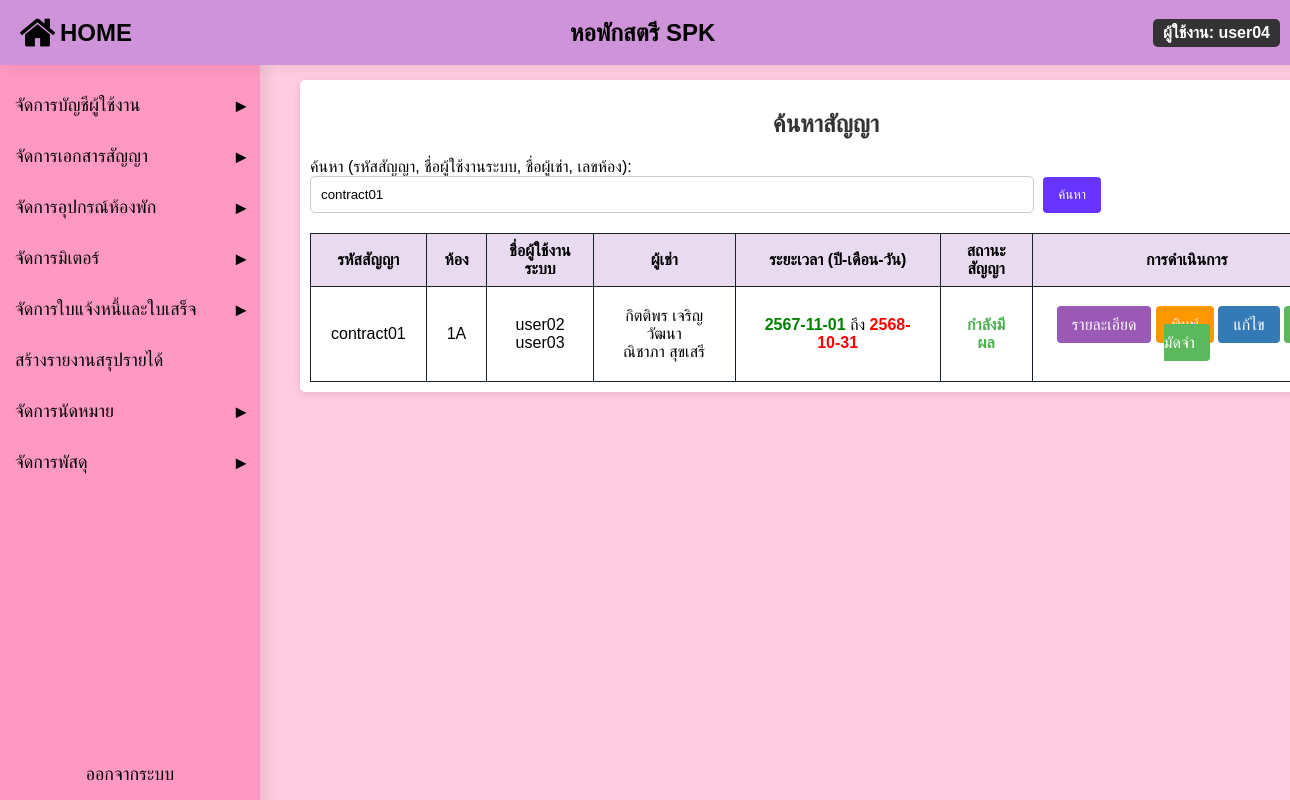
Page /search_contract.php?contract_id=contract01 (signed in) on the committed database.
### tables this page shows
CREATE TABLE `contract` (
  `contract_id` varchar(11) NOT NULL,
  `room_id` varchar(11) NOT NULL,
  `contract_name` varchar(40) NOT NULL,
  `contract_detail` text,
  `contract_start` date NOT NULL,
  `contract_end` date NOT NULL,
  `contract_img` blob NOT NULL,
  `deposit` varchar(11) NOT NULL,
  `contract_status` varchar(11) NOT NULL
);

### search_contract.php (the view, shortened to what this page needs)
<?php
include('condb.php');
$contracts = [];
$search_term = isset($_GET['contract_id']) ? $_GET['contract_id'] : (isset($_POST['search_term']) ? $_POST['search_term'] : '');
if (!empty($search_term)) {
    $sql = "SELECT
                c.contract_id,
                c.room_id,
                GROUP_CONCAT(cu.user_id ORDER BY cu.user_id SEPARATOR '<br>') AS user_ids,
                GROUP_CONCAT(DISTINCT CONCAT(u.first_name, ' ', u.last_name) SEPARATOR '<br>') AS tenant_names,
                c.contract_start,
                c.contract_end,
                c.contract_status,
                c.contract_img
            FROM contract c
            JOIN contract_user cu ON c.contract_id = cu.contract_id
            JOIN user u ON cu.user_id = u.user_id
            WHERE
                (c.contract_id LIKE ? OR c.contract_status LIKE ?
                OR cu.user_id LIKE ? OR c.room_id LIKE ?
                OR u.first_name LIKE ? OR u.last_name LIKE ?)
                AND c.contract_status IN ('กำลังมีผล', 'สิ้นสุด')
            GROUP BY c.contract_id, c.room_id, c.contract_start, c.contract_end, c.contract_status, c.contract_img";
    if ($stmt = $conn->prepare($sql)) {
        $like_term = "%$search_term%";
        $stmt->bind_param("ssssss", $like_term, $like_term, $like_term, $like_term, $like_term, $like_term);
        $stmt->execute();
        $result = $stmt->get_result();
        $contracts = $result->fetch_all(MYSQLI_ASSOC);
    }
}
?>
<!DOCTYPE html>
<html lang="th">
<head>
</head>
<body>
    <?php include('admin_sidebar.php'); ?>
    <div class="container">
        <h2>ค้นหาสัญญา</h2>
        <form method="post" action="search_contract.php">
            <label for="search_term">ค้นหา (รหัสสัญญา, ชื่อผู้ใช้งานระบบ, ชื่อผู้เช่า, เลขห้อง):</label>
            <input type="text" name="search_term" id="search_term" value="<?php echo htmlspecialchars($search_term); ?>" required>
            <button type="submit">ค้นหา</button>
        </form>
        <?php if (!empty($contracts)): ?>
            <table>
                <tr>
                    <th>รหัสสัญญา</th>
                    <th>ห้อง</th>
                    <th>ชื่อผู้ใช้งานระบบ</th>
                    <th>ผู้เช่า</th>
                    <th>ระยะเวลา (ปี-เดือน-วัน)</th>
                    <th>สถานะสัญญา</th>
                    <th>การดำเนินการ</th>
                </tr>
                <?php foreach ($contracts as $contract): ?>
                <tr>
                    <td><?php echo $contract['contract_id']; ?></td>
                    <td><?php echo $contract['room_id']; ?></td>
                    <td><?php echo nl2br($contract['user_ids']); ?></td>
                    <td><?php echo nl2br($contract['tenant_names']); ?></td>
                    <td>
                        <span class="date-start"><?php echo $contract['contract_start']; ?></span> ถึง
                        <span class="date-end"><?php echo $contract['contract_end']; ?></span>
                    </td>
                    <td class="<?php echo $contract['contract_status'] == 'กำลังมีผล' ? 'status-valid' : 'status-invalid'; ?>">
                        <?php echo $contract['contract_status']; ?>
                    </td>
                    <td>
                        <a href="contract_detail.php?contract_id=<?php echo $contract['contract_id']; ?>" class="btn details-btn">รายละเอียด</a>
                        <a class="print-btn" onclick="printImage('<?php echo $contract['contract_img']; ?>')">พิมพ์</a>
                        <a href="edit_contract.php?contract_id=<?php echo $contract['contract_id']; ?>" class="btn edit-btn">แก้ไข</a>
                        <a href="security_refund.php?contract_id=<?php echo $contract['contract_id']; ?>" target="_blank" class="refund-btn">คืนมัดจำ</a>
                    </td>
                </tr>
                <?php endforeach; ?>
            </table>
        <?php elseif ($_SERVER["REQUEST_METHOD"] == "POST"): ?>
            <p>ไม่พบผลลัพธ์ที่ตรงกับการค้นหา</p>
        <?php endif; ?>
    </div>
</body>
</html>

### search_contract.php (style rules this page uses)
body { font-family: Arial, sans-serif; }
.container { width:80%; max-width: 1600px; margin: 80px; margin-left: 300px; background: #fff; padding: 10px; border-radius: 5px; box-shadow: 0 2px 10px rgba(0, 0, 0, 0.1); }
table { width: 100%; border-collapse: collapse; margin-top: 20px; }
table, th, td { border: 1px solid #17202a; }
th, td { padding: 8px; text-align: center; }
th { background-color: #e8daef; }
td { padding: 20px; }
tr:nth-child(even) { background-color: #ffffff; }
tr:nth-child(odd) { background-color: #f5eef8; }
h2 { text-align: center; color: #333; }
.print-btn { background-color: #FF9800; color: white; padding: 10px 15px; border: none; border-radius: 4px; cursor: pointer; }
input[type="text"] { flex-grow: 1; padding: 10px; border: 1px solid #ccc; border-radius: 5px; width: 68%; margin-right: 5px; }
button { background-color: #6633FF; color: white; padding: 10px 15px; border: none; border-radius: 4px; cursor: pointer; }
.edit-btn { background-color: #337ab7; color: white; padding: 10px 15px; border: none; border-radius: 4px; cursor: pointer; text-decoration: none; }
.status-valid { color: #4CAF50; font-weight: bold; }
.refund-btn { background-color: #5cb85c; color: white; padding: 10px 15px; border: none; border-radius: 4px; cursor: pointer; text-decoration: none; }
.date-start { color: green; font-weight: bold; }
.date-end { color: red; font-weight: bold; }
.details-btn { background-color: #9b59b6; color: white; padding: 10px 15px; border: none; border-radius: 4px; cursor: pointer; text-decoration: none; }

### admin_sidebar.php (style rules this page uses)
body { margin: 0; font-family: Arial, sans-serif; background-color: #ffcce1; }

### rows in the picture
contract: contract_id "contract01", room "1A", user_ids "user02 user03", tenant_names "กิตติพร เจริญวัฒนา ณิชาภา สุขเสรี", contract_start "2567-11-01", contract_end "2568-10-31", contract_status "กำลังมีผล"

### other values in the picture
$_SESSION['username'] "user04"
